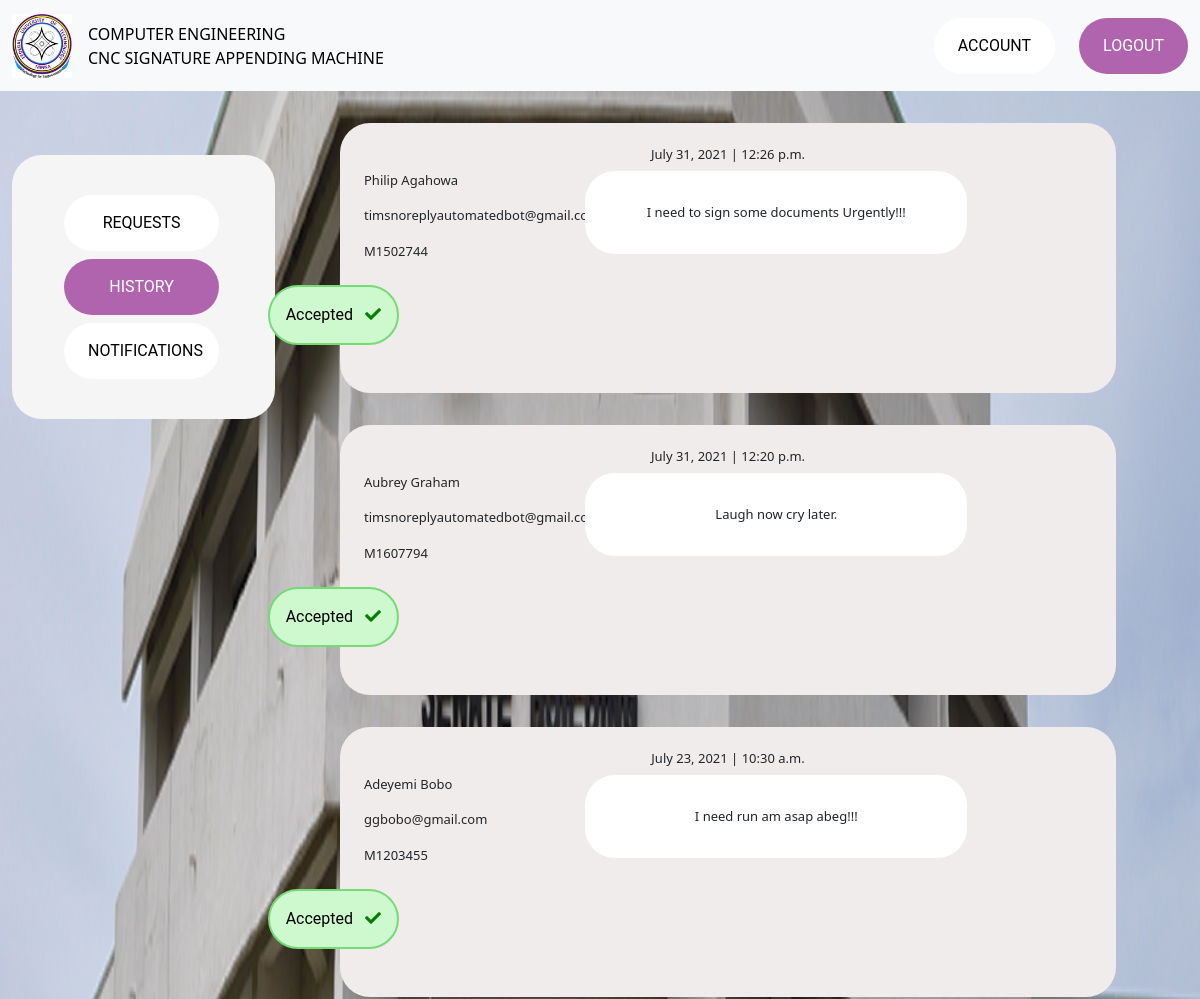
Before: /history/ (upper part) with the older database file.
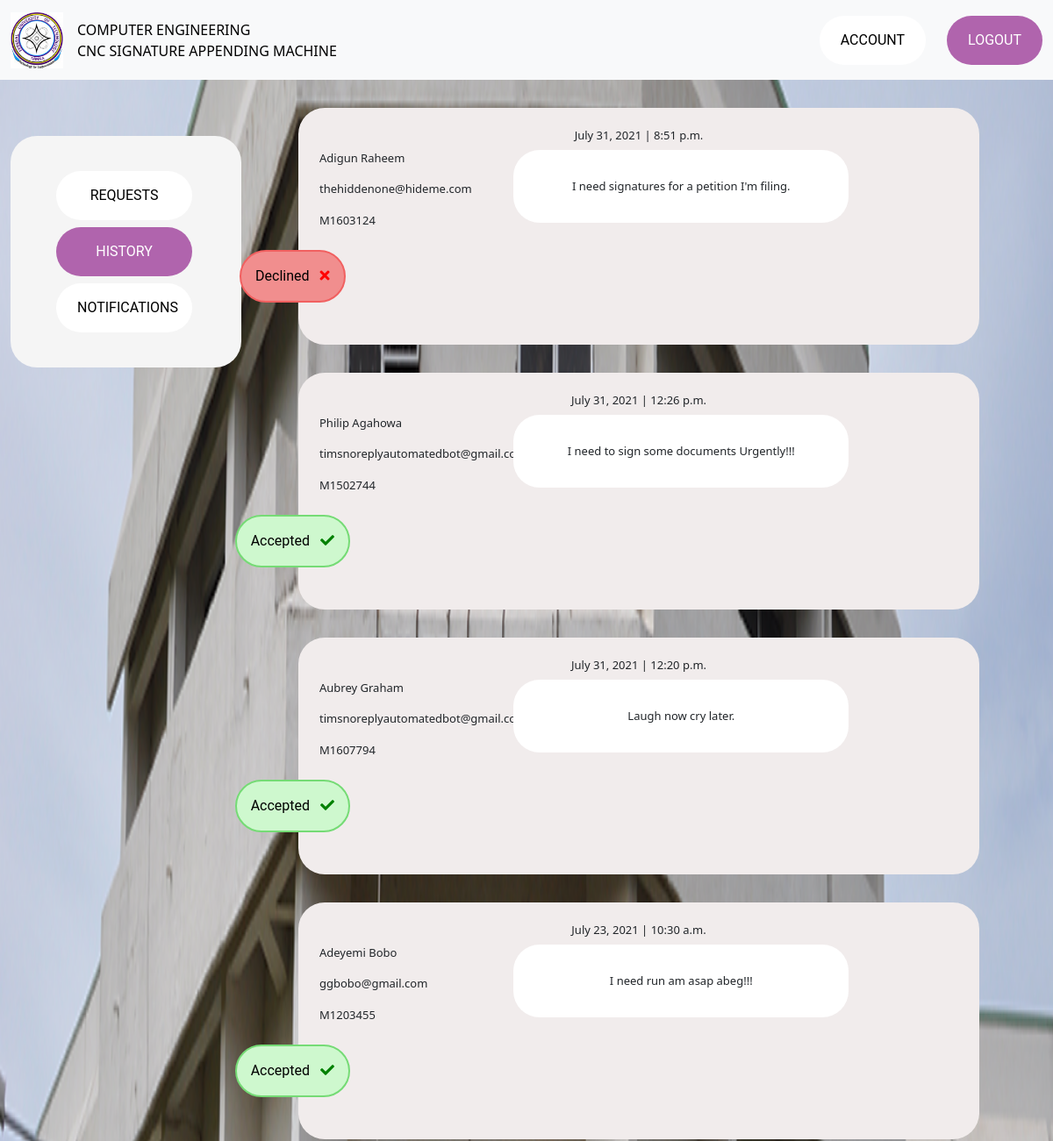
After: the same page with the newer database file.
### signature/models.py (models this page shows, shortened)
class Request(models.Model):
    time = models.TimeField(auto_now=True)
    date = models.DateField(auto_now=True)
    full_name = models.CharField(max_length=100)
    school_id = models.CharField(max_length=15)
    email = models.EmailField(default='')
    signatory = models.ForeignKey(Signatory, on_delete=models.CASCADE)
    purpose = models.TextField(max_length=300, default='')
    status = models.CharField(max_length=10, default='pending')

### signature/views.py (the view)
# urls.py: path('history/', HistoryView.as_view(), name='history'),
class HistoryView(ListView):
    queryset = Request.objects.order_by('-time').filter(status='accepted') | Request.objects.filter(status='declined')
    template_name = 'history.html'

### templates/history.html (shortened to what the changed rows need)
{% load static %}
<!doctype html>
<html lang="en">
  <head>
    <link href="https://cdn.jsdelivr.net/npm/bootstrap@5.0.1/dist/css/bootstrap.min.css" rel="stylesheet">
    <link rel="stylesheet" href="{% static 'css/base.css' %}" type="text/css">
    <link rel="stylesheet" href="https://use.fontawesome.com/releases/v5.15.3/css/all.css">
  </head>
  <body>
    <div class="mb-4" id="background">
        <div class="container-fluid">
                <div class="row row-cols-2">
                    <div class="col-lg-8">
                        {% if object_list %}
                        {% for request in object_list %}
                        <div class="white-card" style="background-color: rgb(241, 236, 236);">
                                <h6 class="text-center request-text">{{request.date}} | {{ request.time }}</h6>
                                <div class="row row-cols-3">
                                    <div class="col-2" style="margin-right: 64px;">
                                        <p class="request-text">{{ request.full_name }}</p>
                                        <p class="request-text">{{ request.email }}</p>
                                        <p class="request-text">{{ request.school_id }}</p>
                                    </div>
                                    <div class="col-8">
                                        <div class="form-card-lg d-flex justify-content-center" style="margin-top: 0px; margin-left: 32px; background-color: white;">
                                            <p class="card-text request-text">{{ request.purpose }}</p>
                                        </div>
                                    </div>
                                    {% if request.status == "declined" %}
                                    <div class="col-1">
                                        <div class="center">
                                            <a id="decline-request" class="declined-btn" style="margin-left: -100px;">Declined <i class="fas fa-times" style="margin-left: 8px; color: red"></i></a>
                                        </div>
                                    </div>
                                    {% elif  request.status == "accepted" %}
                                    <div class="col-1">
                                        <div class="center">
                                            <a class="declined-btn" style="background-color: rgb(206, 248, 206); margin-left: -100px;">Accepted <i class="fas fa-check" style="margin-left: 8px; color: green"></i></a>
                                        </div>
                                    </div>
                                    {% endif %}
                                </div>
                        </div>
                        {% endfor %}
                        {% endif %}
                    </div>
                </div>
        </div>
    </div>
  </body>
</html>

Changed rows visible on the page:
now on this page (row edited): Request: date "July 31, 2021", time "8:51 p.m.", full_name "Adigun Raheem", email "thehiddenone@hideme.com", school_id "M1603124", purpose "I need signatures for a petition I'm filing.", status "Declined"
